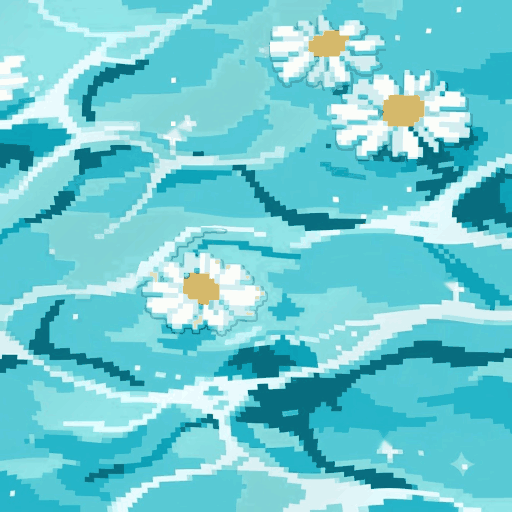
#> input picture assets/pixel-daisy-pond.gif, 512 x 512 px, given in place of media_1794507756129_e4de156e.jpg, which was not available
$ python generate_pixel_gif.py
#> lines starting #> are read from the running program, lines starting #| are printed output that depends on the picture
import os
import cv2
import numpy as np
from PIL import Image

def main():
    src_path = "/Users/mahipatni/.gemini/antigravity/brain/22864890-f343-4b6d-97ff-c0a3afc3a929/.user_uploaded/media_1794507756129_e4de156e.jpg"
    img = cv2.imread(src_path)
#> img is the input picture: shape (512, 512, 3); mean B, G, R 211.1, 202.9, 111.6
    if img is None:
        raise FileNotFoundError(f"Could not load image at {src_path}")

    h, w = img.shape[:2]
#> h = 512; w = 512
    print(f"Loaded image: {w}x{h}")
#| Loaded image: 512x512

    # 1. Segment Daisies
    flower_configs = [
        {"center": (89, 652), "rad": 115, "phase": 0.0, "bob_amp": 6.5, "sway_amp": 3.0, "rot_amp": 1.8},
        {"center": (215, 808), "rad": 145, "phase": 2.1, "bob_amp": 7.5, "sway_amp": 3.5, "rot_amp": -2.2},
        {"center": (583, 402), "rad": 130, "phase": 4.2, "bob_amp": 7.0, "sway_amp": 3.2, "rot_amp": 2.0},
    ]

    b, g, r = img[:,:,0], img[:,:,1], img[:,:,2]
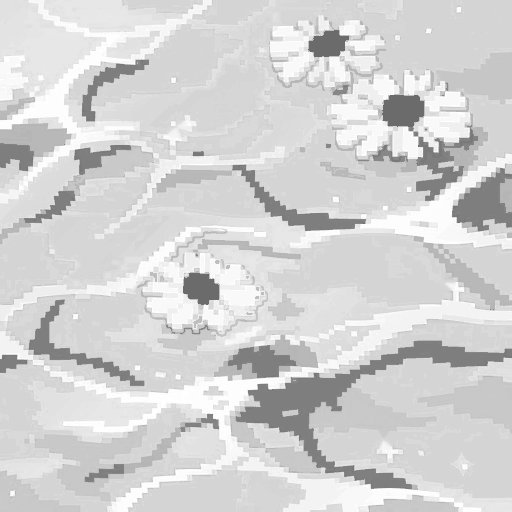
#> b: shape (512, 512); min 107, max 255, mean 211.1
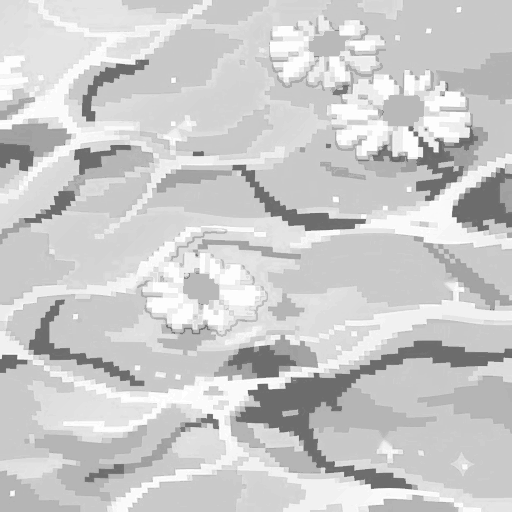
#> g: shape (512, 512); min 105, max 255, mean 202.9
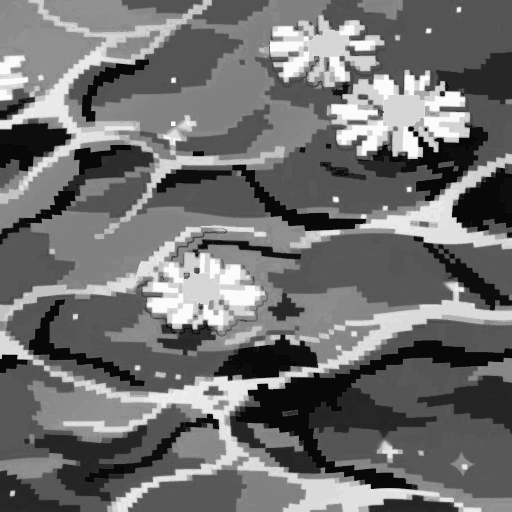
#> r: shape (512, 512); min 6, max 251, mean 111.6
    hsv = cv2.cvtColor(img, cv2.COLOR_BGR2HSV)
#> hsv: shape (512, 512, 3); mean H, S, V 90.7, 129.6, 212.3
    H, S, V = hsv[:,:,0], hsv[:,:,1], hsv[:,:,2]
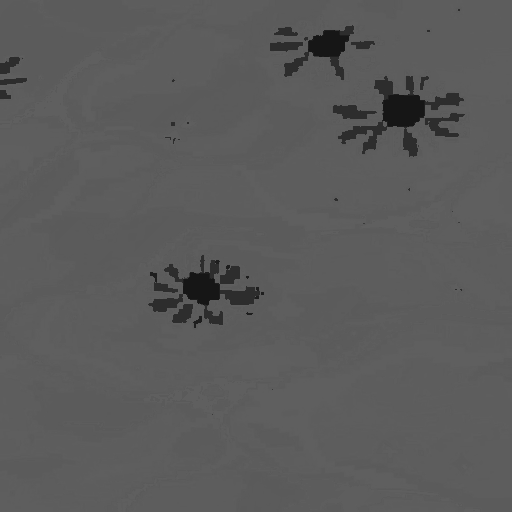
#> H: shape (512, 512); min 22, max 95, mean 90.7
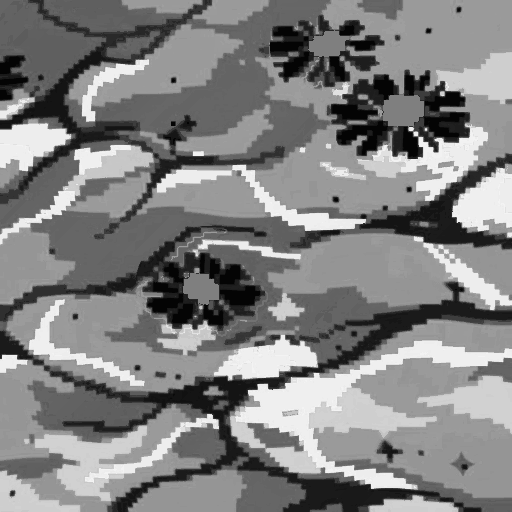
#> S: shape (512, 512); min 4, max 243, mean 129.6

    daisy_sprites = []
    total_flower_mask = np.zeros((h, w), dtype=np.uint8)

    for idx, cfg in enumerate(flower_configs):
        cy, cx = cfg["center"]
        rad = cfg["rad"]
        Y, X = np.ogrid[:h, :w]
        in_circle = (Y - cy)**2 + (X - cx)**2 <= rad**2

        is_center = (r > 150) & (g > 90) & (b < 120) & in_circle
        is_petal = in_circle & (V > 180) & ((S < 75) | ((H > 15) & (H < 45)))
        mask = (is_center | is_petal).astype(np.uint8)

        mask = cv2.morphologyEx(mask, cv2.MORPH_CLOSE, cv2.getStructuringElement(cv2.MORPH_ELLIPSE, (7, 7)))
        num_labels, labels, stats, centroids = cv2.connectedComponentsWithStats(mask)
        if num_labels > 1:
            lbl = labels[cy, cx]
            if lbl == 0:
                nearby = labels[max(0, cy-15):min(h, cy+15), max(0, cx-15):min(w, cx+15)]
                vals = nearby[nearby > 0]
                lbl = np.bincount(vals).argmax() if len(vals) > 0 else 1
            mask = (labels == lbl).astype(np.uint8)

        mask = cv2.dilate(mask, cv2.getStructuringElement(cv2.MORPH_RECT, (3, 3)))
        total_flower_mask = np.maximum(total_flower_mask, mask)

        # Bounding box
        ys, xs = np.where(mask > 0)
        y0, y1 = ys.min(), ys.max() + 1
        x0, x1 = xs.min(), xs.max() + 1

        # Sprite with alpha
        sprite = np.zeros((y1 - y0, x1 - x0, 4), dtype=np.uint8)
        sprite[:, :, :3] = img[y0:y1, x0:x1]
        sprite[:, :, 3] = mask[y0:y1, x0:x1] * 255

        # Relative center
        rel_cy = float(cy - y0)
        rel_cx = float(cx - x0)

        daisy_sprites.append({
            "sprite": sprite,
            "y0": y0, "x0": x0,
            "rel_cy": rel_cy, "rel_cx": rel_cx,
            "config": cfg
        })
        print(f"Daisy {idx+1} extracted: shape {sprite.shape}, center ({rel_cy}, {rel_cx})")
#> this loop made 1 pass
#> (num_labels, stats, centroids) on pass 1: (1, [[0, 0, 512, 512, 262144]], [[255.5, 255.5]])
#> after the loop, daisy_sprites = []

    # Inpaint flowers from background
    print("Inpainting flowers from background...")
    dilated_flower_mask = cv2.dilate(total_flower_mask, cv2.getStructuringElement(cv2.MORPH_ELLIPSE, (11, 11)))
    bg_clean = cv2.inpaint(img, dilated_flower_mask, 9, cv2.INPAINT_TELEA)

    # Inpaint static sparkles from background
    sparkle_mask = np.zeros((h, w), dtype=np.uint8)
    for cy, cx in [(250, 350), (880, 770), (565, 885)]:
        cv2.circle(sparkle_mask, (cx, cy), 22, 255, -1)
    bg_clean = cv2.inpaint(bg_clean, sparkle_mask, 7, cv2.INPAINT_TELEA)

    # Extract Caustics mask for subtle shimmer
    bg_hsv = cv2.cvtColor(bg_clean, cv2.COLOR_BGR2HSV)
    bg_v = bg_hsv[:,:,2]
    bg_s = bg_hsv[:,:,1]
    is_caustic = ((bg_v > 210) & (bg_s < 100)).astype(np.float32)
    is_caustic = cv2.GaussianBlur(is_caustic, (7, 7), 2)

    # Grid coordinates
    Y, X = np.meshgrid(np.arange(h, dtype=np.float32), np.arange(w, dtype=np.float32), indexing='ij')

    num_frames = 32
    frames_raw = []

    # Sparkle definitions: (y, x, frame_offset)
    sparkle_stars = [
        (250, 350, 0),     # Star A: top-left (original)
        (880, 770, 8),     # Star B: bottom-right (original)
        (565, 885, 16),    # Star C: middle-right (original)
        (160, 345, 24),    # Star D: top-left small dot
        (393, 654, 4),     # Star E: mid-right caustics
        (720, 210, 12),    # Star F: lower-left caustics
        (85, 890, 20),     # Star G: upper-right caustics
    ]

    print(f"Generating {num_frames} animation frames...")
    for frame_idx in range(num_frames):
        theta = 2.0 * np.pi * frame_idx / num_frames

        # 1. Harmonic water wave displacement
        # Smooth circular orbital wave components
        disp_x1 = 6.0 * np.sin(theta + 2.0 * np.pi * Y / 340.0 + 2.0 * np.pi * X / 480.0)
        disp_y1 = 5.0 * np.cos(theta + 2.0 * np.pi * X / 340.0 - 2.0 * np.pi * Y / 420.0)

        # Secondary cross-flow ripple
        disp_x2 = 2.5 * np.cos(2.0 * theta + 2.0 * np.pi * (X - Y) / 240.0)
        disp_y2 = 2.2 * np.sin(2.0 * theta + 2.0 * np.pi * (X + Y) / 240.0)

        # Total displacement map
        map_x = np.clip(X + disp_x1 + disp_x2, 0, w - 1).astype(np.float32)
        map_y = np.clip(Y + disp_y1 + disp_y2, 0, h - 1).astype(np.float32)

        # Remap water
        frame_water = cv2.remap(bg_clean, map_x, map_y, cv2.INTER_LINEAR, borderMode=cv2.BORDER_REFLECT)

        # Subtle traveling caustic shimmer (glistening sunlight)
        caustic_wave = np.sin(theta + (X + Y) / 140.0)
        shimmer_intensity = (is_caustic * caustic_wave * 10.0)[:, :, None]
        frame_water = np.clip(frame_water.astype(np.float32) + shimmer_intensity, 0, 255).astype(np.uint8)

        # 2. Render Bobbing & Floating Daisies
        frame_comp = frame_water.copy()

        for d in daisy_sprites:
            cfg = d["config"]
            p = cfg["phase"]

            # Buoyancy physics
            dy = cfg["bob_amp"] * np.sin(theta + p)
            dx = cfg["sway_amp"] * np.cos(theta + p)
            rot = cfg["rot_amp"] * np.sin(2.0 * theta + p + 0.4)

            sprite = d["sprite"]
            sh, sw = sprite.shape[:2]

            # Center of rotation (floats for cv2)
            center_x = float(d["rel_cx"])
            center_y = float(d["rel_cy"])

            # Rotation matrix
            M = cv2.getRotationMatrix2D((center_x, center_y), float(rot), 1.0)
            M[0, 2] += float(dx)
            M[1, 2] += float(dy)

            # Target bounding position
            ty0 = int(round(d["y0"]))
            tx0 = int(round(d["x0"]))

            # Subtle water shadow beneath daisy (floating contact shadow)
            shadow_mask = cv2.warpAffine(sprite[:, :, 3], M, (sw, sh), flags=cv2.INTER_LINEAR)
            shadow_dilated = cv2.dilate(shadow_mask, cv2.getStructuringElement(cv2.MORPH_ELLIPSE, (9, 9)))
            shadow_fringe = np.clip(shadow_dilated.astype(float) - shadow_mask.astype(float), 0, 255) / 255.0

            s_offset_y = 6
            s_offset_x = 2
            sy_start = max(0, ty0 + s_offset_y)
            sy_end = min(h, ty0 + s_offset_y + sh)
            sx_start = max(0, tx0 + s_offset_x)
            sx_end = min(w, tx0 + s_offset_x + sw)

            fry0 = sy_start - (ty0 + s_offset_y)
            fry1 = fry0 + (sy_end - sy_start)
            frx0 = sx_start - (tx0 + s_offset_x)
            frx1 = frx0 + (sx_end - sx_start)

            if sy_end > sy_start and sx_end > sx_start:
                fringe_crop = shadow_fringe[fry0:fry1, frx0:frx1, None]
                # Darken water contact shadow
                frame_comp[sy_start:sy_end, sx_start:sx_end] = np.clip(
                    frame_comp[sy_start:sy_end, sx_start:sx_end].astype(float) * (1.0 - fringe_crop * 0.25),
                    0, 255
                ).astype(np.uint8)

            # Warp sprite
            warped_sprite = cv2.warpAffine(sprite, M, (sw, sh), flags=cv2.INTER_LINEAR, borderMode=cv2.BORDER_CONSTANT, borderValue=(0, 0, 0, 0))

            # Composite daisy onto water
            cy0 = max(0, ty0)
            cy1 = min(h, ty0 + sh)
            cx0 = max(0, tx0)
            cx1 = min(w, tx0 + sw)

            wy0 = cy0 - ty0
            wy1 = wy0 + (cy1 - cy0)
            wx0 = cx0 - tx0
            wx1 = wx0 + (cx1 - cx0)

            if cy1 > cy0 and cx1 > cx0:
                alpha = warped_sprite[wy0:wy1, wx0:wx1, 3:4].astype(float) / 255.0
                fg_rgb = warped_sprite[wy0:wy1, wx0:wx1, :3].astype(float)
                bg_rgb = frame_comp[cy0:cy1, cx0:cx1].astype(float)

                frame_comp[cy0:cy1, cx0:cx1] = np.clip(bg_rgb * (1.0 - alpha) + fg_rgb * alpha, 0, 255).astype(np.uint8)

        # 3. Render Retro Pixel Sparkles
        for sy, sx, offset in sparkle_stars:
            sparkle_frame = (frame_idx - offset) % num_frames
            if sparkle_frame < 8:
                draw_pixel_block_sparkle(frame_comp, sy, sx, sparkle_frame, block_size=9)

        frames_raw.append(frame_comp)

    print("Downscaling and optimizing frames...")
    frames_512 = []
    frames_240 = []

    for f in frames_raw:
        # 512x512
        f512 = cv2.resize(f, (512, 512), interpolation=cv2.INTER_AREA)
        f512_rgb = cv2.cvtColor(f512, cv2.COLOR_BGR2RGB)
        frames_512.append(Image.fromarray(f512_rgb))

        # 240x240
        f240 = cv2.resize(f, (240, 240), interpolation=cv2.INTER_AREA)
        f240_rgb = cv2.cvtColor(f240, cv2.COLOR_BGR2RGB)
        frames_240.append(Image.fromarray(f240_rgb))

    print("Saving 512x512 GIFs...")
    out_512_assets = "assets/pixel-daisy-pond.gif"
    out_512_chat = "/Users/mahipatni/.gemini/antigravity/brain/22864890-f343-4b6d-97ff-c0a3afc3a929/pixel-daisy-pond.gif"
    save_quantized_gif(frames_512, out_512_assets, colors=128, duration=90)
    save_quantized_gif(frames_512, out_512_chat, duration=90)
    print(f"Saved {out_512_assets} ({os.path.getsize(out_512_assets)} bytes)")

    print("Saving 240x240 cover GIF...")
    out_240_cover = "public/covers/24_daisy_pond.gif"
    save_quantized_gif(frames_240, out_240_cover, colors=96, duration=90)
    print(f"Saved {out_240_cover} ({os.path.getsize(out_240_cover)} bytes)")

# [72 lines left out: functions draw_pixel_block_sparkle, save_quantized_gif, not called in this run]

if __name__ == "__main__":
#> (the run stopped early here; a loop or call above may not have finished)
